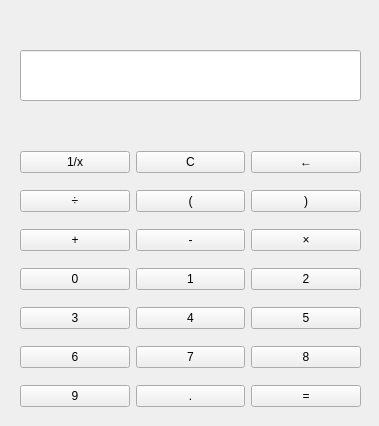
<?xml version="1.0" encoding="UTF-8"?>
<ui version="4.0">
 <class>Widget</class>
 <widget class="QWidget" name="Widget">
  <property name="geometry">
   <rect>
    <x>0</x>
    <y>0</y>
    <width>379</width>
    <height>426</height>
   </rect>
  </property>
  <property name="windowTitle">
   <string>Widget</string>
  </property>
  <widget class="QLineEdit" name="lineEdit">
   <property name="geometry">
    <rect>
     <x>20</x>
     <y>50</y>
     <width>341</width>
     <height>51</height>
    </rect>
   </property>
   <property name="readOnly">
    <bool>true</bool>
   </property>
  </widget>
  <widget class="QWidget" name="">
   <property name="geometry">
    <rect>
     <x>20</x>
     <y>140</y>
     <width>341</width>
     <height>281</height>
    </rect>
   </property>
   <layout class="QGridLayout" name="gridLayout">
    <item row="0" column="0">
     <widget class="QPushButton" name="pushButton_reciprocal">
      <property name="text">
       <string>1/x</string>
      </property>
     </widget>
    </item>
    <item row="0" column="1">
     <widget class="QPushButton" name="pushButton_clear">
      <property name="text">
       <string>C</string>
      </property>
     </widget>
    </item>
    <item row="0" column="2">
     <widget class="QPushButton" name="pushButton_backspace">
      <property name="text">
       <string>←</string>
      </property>
     </widget>
    </item>
    <item row="1" column="0">
     <widget class="QPushButton" name="pushButton_div">
      <property name="text">
       <string>÷</string>
      </property>
     </widget>
    </item>
    <item row="1" column="1">
     <widget class="QPushButton" name="pushButton_left_bracket">
      <property name="text">
       <string>(</string>
      </property>
     </widget>
    </item>
    <item row="1" column="2">
     <widget class="QPushButton" name="pushButton_right_bracket">
      <property name="text">
       <string>)</string>
      </property>
     </widget>
    </item>
    <item row="2" column="0">
     <widget class="QPushButton" name="pushButton_add">
      <property name="text">
       <string>+</string>
      </property>
     </widget>
    </item>
    <item row="2" column="1">
     <widget class="QPushButton" name="pushButton_sub">
      <property name="text">
       <string>-</string>
      </property>
     </widget>
    </item>
    <item row="2" column="2">
     <widget class="QPushButton" name="pushButton_mul">
      <property name="text">
       <string>×</string>
      </property>
     </widget>
    </item>
    <item row="3" column="0">
     <widget class="QPushButton" name="pushButton_0">
      <property name="text">
       <string>0</string>
      </property>
     </widget>
    </item>
    <item row="3" column="1">
     <widget class="QPushButton" name="pushButton_1">
      <property name="text">
       <string>1</string>
      </property>
     </widget>
    </item>
    <item row="3" column="2">
     <widget class="QPushButton" name="pushButton_2">
      <property name="text">
       <string>2</string>
      </property>
     </widget>
    </item>
    <item row="4" column="0">
     <widget class="QPushButton" name="pushButton_3">
      <property name="text">
       <string>3</string>
      </property>
     </widget>
    </item>
    <item row="4" column="1">
     <widget class="QPushButton" name="pushButton_4">
      <property name="text">
       <string>4</string>
      </property>
     </widget>
    </item>
    <item row="4" column="2">
     <widget class="QPushButton" name="pushButton_5">
      <property name="text">
       <string>5</string>
      </property>
     </widget>
    </item>
    <item row="5" column="0">
     <widget class="QPushButton" name="pushButton_6">
      <property name="text">
       <string>6</string>
      </property>
     </widget>
    </item>
    <item row="5" column="1">
     <widget class="QPushButton" name="pushButton_8">
      <property name="text">
       <string>7</string>
      </property>
     </widget>
    </item>
    <item row="5" column="2">
     <widget class="QPushButton" name="pushButton_9">
      <property name="text">
       <string>8</string>
      </property>
     </widget>
    </item>
    <item row="6" column="0">
     <widget class="QPushButton" name="pushButton_10">
      <property name="text">
       <string>9</string>
      </property>
     </widget>
    </item>
    <item row="6" column="1">
     <widget class="QPushButton" name="pushButton_point">
      <property name="text">
       <string>.</string>
      </property>
     </widget>
    </item>
    <item row="6" column="2">
     <widget class="QPushButton" name="pushButton_equal">
      <property name="text">
       <string>=</string>
      </property>
     </widget>
    </item>
   </layout>
  </widget>
 </widget>
 <resources/>
 <connections/>
</ui>
